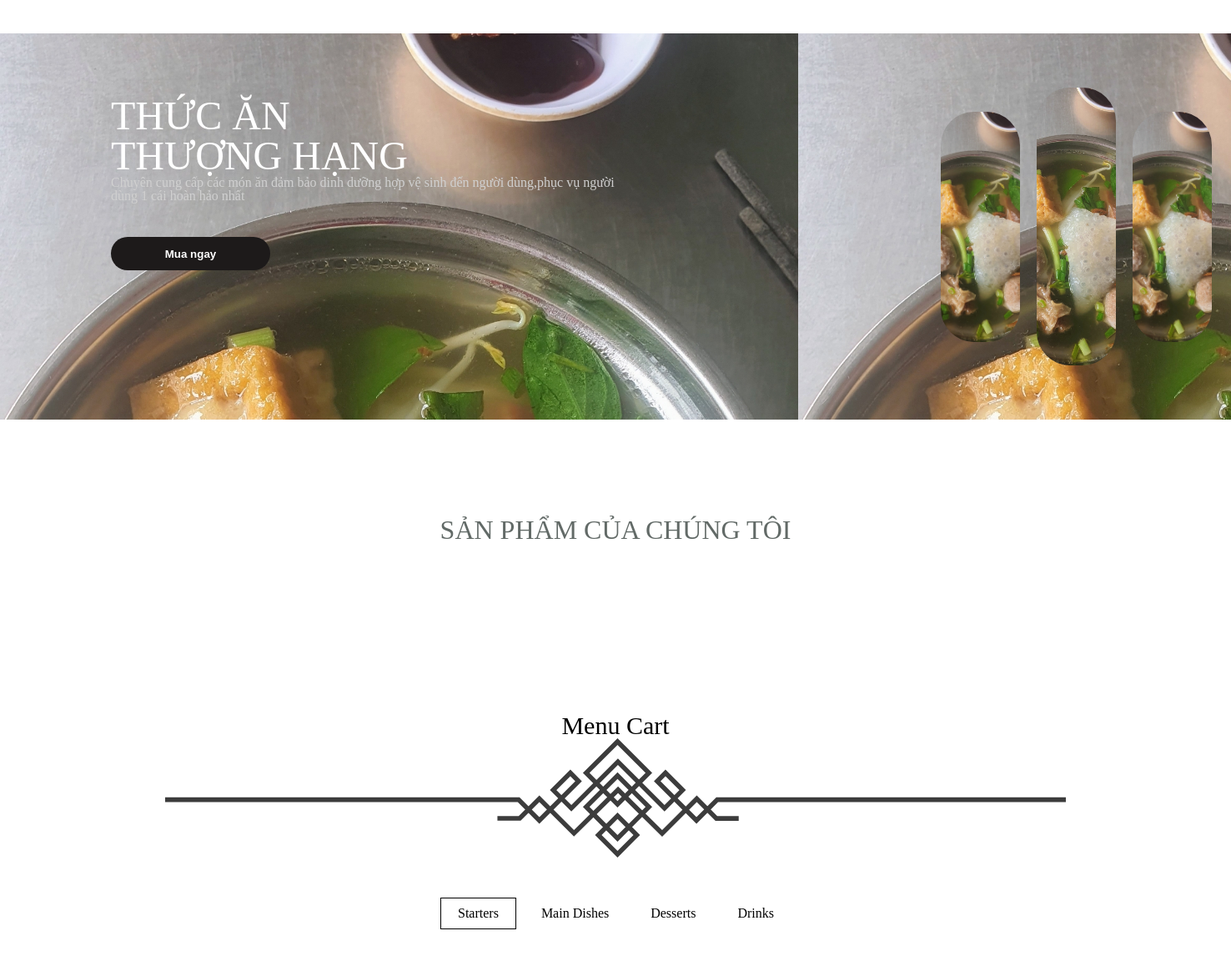
The page /view/overview/ on the database as committed earlier.
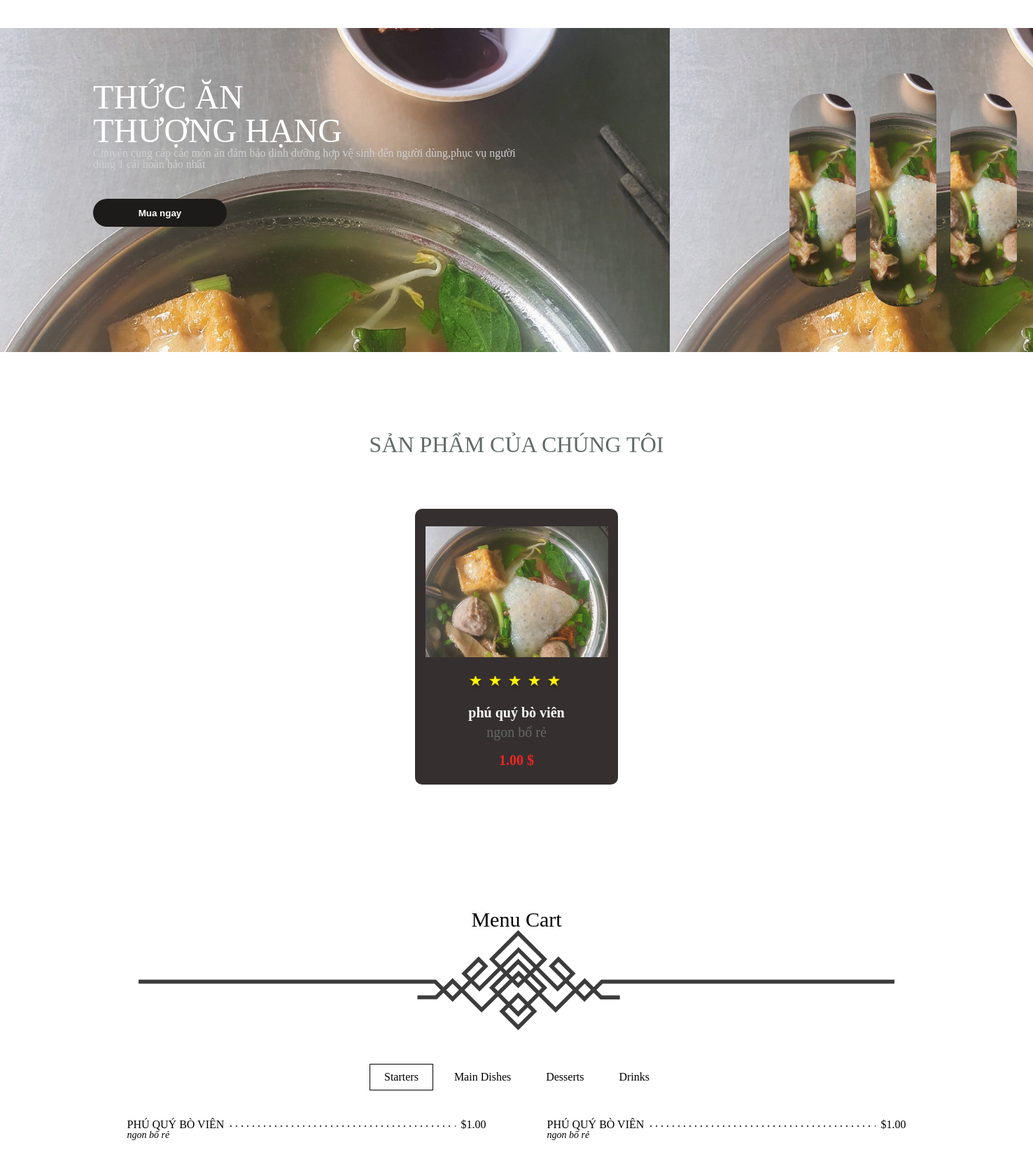
The same page on the database as committed later.
### Views/models.py (models this page shows, shortened)
class Product(models.Model):
    name = models.CharField(max_length=50,default="")
    price = models.DecimalField(max_digits=5, decimal_places=2 , default = 0)
    description = models.CharField(max_length= 2000)
    link = models.ImageField( upload_to='Views/media/images')
    review = models.IntegerField(default=0)
    ingredient = models.CharField(default = " ", max_length=200 , blank = True)

### Views/views.py (the view)
# urls.py: path('overview/',views.product_overview),
def product_overview(request):
    top_price = Product.objects.order_by('-price')[:10]
    return render(request,'product_overview.html',{'product':top_price})

### Views/templates/product_overview.html (shortened to what this page needs)
{% extends "base.html" %}
{% load static %}
{%block product_overview%}
<div id="wrapper">
   <div id="banner">
       <div class="box-left">
           <h2>
               <span>THỨC ĂN</span>
               <br>
               <span>THƯỢNG HẠNG</span>
           </h2>
           <p>Chuyên cung cấp các món ăn đảm bảo dinh dưỡng
               hợp vệ sinh đến người dùng,phục vụ người dùng 1 cái
               hoàn hảo nhất</p>
           <button>Mua ngay</button>
       </div>
       <div class="box-right">
           <img src="/media/images/phuquybovien.jpg" alt="quang">
           <img src="/media/images/phuquybovien.jpg" alt="quang">
           <img src="/media/images/phuquybovien.jpg" alt="quang">
       </div>
   </div>
   <div id="wp-products">
       <h2>SẢN PHẨM CỦA CHÚNG TÔI</h2>
       <ul id="list-products">
            {%for food in product%}
            <div class="item">
                <img src="{{ food.link.url }}" alt="">
                <div class="stars">
                    <span>
                        <img src="/media/images/star.png" alt="">
                    </span>
                    <span>
                        <img src="/media/images/star.png" alt="">
                    </span>
                    <span>
                        <img src="/media/images/star.png" alt="">
                    </span>
                    <span>
                        <img src="/media/images/star.png" alt="">
                    </span>
                    <span>
                        <img src="/media/images/star.png" alt="">
                    </span>
                </div>
                <div class="name"><a href="{% url 'product_detail' food.id %}">{{food.name}} </a> </div>
                <div class="desc"> {{food.description}} </div>
                <div class="price">{{food.price}} <span> $ </span></div>
            </div>
            {%endfor%}
       </ul>
   </div>
   {% include "product_overview_2.html" %}
</div>
{%endblock%}

### Views/templates/base.html (shortened to what this page needs)
{%load static%}
<!DOCTYPE html>
<html lang="en">
<head>
    <link rel="stylesheet" href="{% static 'css/reset.css'%}">
    <link rel="stylesheet" href="{% static 'css/base.css'%}">
    <link rel="stylesheet" href="{% static 'css/product_detail.css'%}">
    <link rel="stylesheet" href="{% static 'js/product_detail.js'%}">
    <link rel="stylesheet" href="{% static 'css/product_overview.css'%}">
    <link rel="stylesheet" href="{% static 'js/product_overview.js'%}">
    <link rel="stylesheet" href="{% static  'fonts/fontawesome-free-6.5.1-web/css/all.min.css'%}">
    <link rel="stylesheet" href="{% static 'css/product_overview_2.css'%}">
    <link rel="stylesheet" href="{% static 'js/app.js'%}">
</head>
<body>
    {%block product_overview%}
    {%endblock%}
</body>
</html>

### Views/templates/product_overview_2.html (shortened to what this page needs)
{% load static%}
<section id="main-menu" class="menu-cart scroll-reveal">
    <div class="container">
        <h1 class="header-txt">Menu Cart</h1>
        <div class="divider">
        </div>
        <ul class="menu-navigation" data-tabs data-match-height="true" id="example-tabs">
            <li class="tabs-title is-active"><a class="m-anim" data-tabs-target="panel1" href="#panel1" aria-selected="true" data-text="Starters">Starters</a></li>
            <li class="tabs-title"><a class="m-anim" data-tabs-target="panel2" href="#panel2" data-text="Main Dishes">Main Dishes</a></li>
            <li class="tabs-title"><a class="m-anim" data-tabs-target="panel3" href="#panel3" data-text="Desserts">Desserts</a></li>
            <li class="tabs-title"><a class="m-anim" data-tabs-target="panel4" href="#panel4" data-text="Drinks">Drinks</a></li>
        </ul>
        <div class="tabs-content" data-tabs-content="example-tabs">
            <div class="tabs-panel is-active" id="panel1">
                <div class="menu-content">
                    <div class="menu-section">
                        <table>
                            {% for item in product%}
                                <tr>
                                    <td><span><a href="{% url 'product_detail' item.id %}">{{ item.name }}</a></span></td>
                                    <td><span>${{item.price}}</span></td>
                                </tr>
                                <tr>
                                    <td>{{item.description}}</td>
                                </tr>
                            {%endfor%}
                        </table>
                    </div>
                    <div class="menu-section">
                        <table>
                            {% for item in product%}
                                <tr>
                                    <td><span><a href="{% url 'product_detail' item.id %}">{{ item.name }}</a></span></td>
                                    <td><span>${{item.price}}</span></td>
                                </tr>
                                <tr>
                                    <td>{{item.description}}</td>
                                </tr>
                            {%endfor%}
                        </table>
                    </div>
                </div>
            </div>
        </div>
    </div>
</section>

### Views/static/css/base.css (style rules this page uses)
body { height: 2500px; }

### Views/static/css/product_detail.css (style rules this page uses)
.item { width: 40%; display: inline-block; vertical-align: top; padding-top:20px; font-size: 20px; }
.item:nth-child(2n+1) { clear: left; }

### Views/static/css/product_overview.css (style rules this page uses)
#wrapper { width: 100%; height: 100vh; }
#banner { width: 100%; background-image :url("Views/media/images/phuquybovien.jpg"); height: 463px; margin-top:40px; display: flex; padding:0px 133px; position:relative; }
#banner img { width: 100%; height: auto; }
#banner .box-left ,#banner .box-right { width: 50%; }
#banner .box-left h2 { font-size:48px; margin-top:75px; color:#fff; }
#banner .box-left p { color:#D0D0D0; }
#banner .box-left button { width: 191px; height: 40px; margin-top:41px; background:#1d1a1a; border:none; outline:none; color:#fff; font-weight: bold; border-radius: 20px; transition:0.4s; }
#banner .box-right { padding-left:200px; display: flex; justify-content: center; align-items: center; }
#banner .box-right img { margin:0px 10px; object-fit: cover; border-radius: 40px; animation :animation 3s infinite linear; }
#banner .box-right img:nth-child(1) { width: 95px; height: 276px; }
#banner .box-right img:nth-child(2) { width: 95px; height: 333px; }
#banner .box-right img:nth-child(3) { width: 95px; height: 276px; }
#banner .box-right img:nth-child(1) { animation-delay: 0.5s; }
#banner .box-right img:nth-child(2) { animation-delay: 1s; }
#wp-products { padding-top:116px; padding-bottom: 78px; padding-left:134px; padding-right:134px; }
#wp-products h2 { text-align: center; margin-bottom: 76px; font-size:32px; color:#626a67; }
#list-products { display: flex; list-style: none; justify-content: space-around; align-items: center; flex-wrap: wrap; }
#list-products .item { width: 290px; height: 374px; background:#362f2f; border-radius: 10px; margin-bottom: 50px; }
#list-products .item img { display: block; object-fit: cover; width: 90%; height: 50%; margin:0px auto; margin-top:5px; padding-bottom: 10px; }
#list-products .item .stars { display: flex; padding-top: 10px; margin:0px auto; width: 50%; }
#list-products .item .name { text-align: center; color:#fff; font-weight: bold; margin-top:10px; padding-bottom: 8px; }
#list-products .item .desc { text-align: center; color:#626a67; }
#list-products .item .price { text-align: center; color:#f42424; font-weight: bold; margin-top:20px; }
.stars span { display: flex; align-items: center; justify-content: center; overflow: hidden; }
.name a { color: inherit; text-decoration: none; }

Rows that differ between the two databases and show on the page:
added Product: link (picture), name "phú quý bò viên", description "ngon bổ rẻ", price "1.00", name "PHÚ QUÝ BÒ VIÊN"
